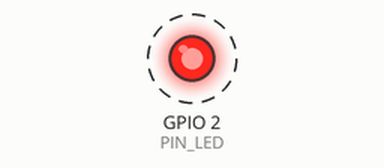
The program below on a simulated ESP32. On the bench: output pins drawn as LEDs (lit = HIGH). Dashed ring = blinking. What the program prints to the serial monitor is not drawn.

Above: at 0.2 s.
Timing chart, 0 to 3.0 s (numbered marks = the images above):
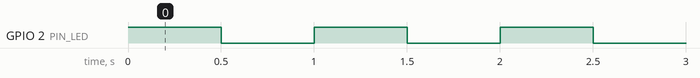

Measured:
- by itself, GPIO 2 (PIN_LED): alternates HIGH for 0.50 s and LOW for 0.50 s

The program:

main.cpp
```cpp
/*
 * Lógica no bloqueante con millis():
 * En cada vuelta de loop() se consulta el reloj actual (ahoraMs) sin usar delay().
 * Cada tarea guarda su última marca de tiempo y evalúa (ahoraMs - ultimaMarca >= intervalo)
 * para ejecutarse solo cuando vence su plazo. Así, el parpadeo del LED (500 ms) y
 * el uptime por Serial (2000 ms) corren en paralelo sin frenarse entre sí, y la resta
 * entre enteros sin signo evita fallos ante el desbordamiento de millis().
 */

#include <Arduino.h>

// Pines y comunicación serie
constexpr uint8_t PIN_LED = 2;
constexpr unsigned long SERIAL_BAUD = 115200;

// Intervalos y umbrales de tiempo (en milisegundos)
constexpr unsigned long INTERVALO_PARPADEO_MS = 500;
constexpr unsigned long INTERVALO_UPTIME_MS = 2000;
constexpr unsigned long MS_POR_SEGUNDO = 1000;

// Estado de las tareas no bloqueantes
bool ledEncendido = true;
unsigned long ultimoParpadeoMs = 0;
unsigned long ultimoUptimeMs = 0;

/**
 * Alterna el estado del LED cada INTERVALO_PARPADEO_MS sin bloquear el loop.
 */
void actualizarParpadeo(unsigned long ahoraMs) {
  if (ahoraMs - ultimoParpadeoMs >= INTERVALO_PARPADEO_MS) {
    // Sumar el intervalo fijo evita deriva acumulada entre ciclos
    ultimoParpadeoMs += INTERVALO_PARPADEO_MS;
    ledEncendido = !ledEncendido;
    digitalWrite(PIN_LED, ledEncendido ? HIGH : LOW);
  }
}

/**
 * Imprime por Serial el tiempo transcurrido desde el arranque cada INTERVALO_UPTIME_MS.
 */
void actualizarUptime(unsigned long ahoraMs) {
  if (ahoraMs - ultimoUptimeMs >= INTERVALO_UPTIME_MS) {
    ultimoUptimeMs += INTERVALO_UPTIME_MS;
    const unsigned long uptimeSegundos = ahoraMs / MS_POR_SEGUNDO;
    Serial.print("uptime: ");
    Serial.print(uptimeSegundos);
    Serial.println(" s");
  }
}

void setup() {
  pinMode(PIN_LED, OUTPUT);
  digitalWrite(PIN_LED, ledEncendido ? HIGH : LOW);

  Serial.begin(SERIAL_BAUD);
  Serial.println();
  Serial.println("Inicio - Ejercicio 1: Latido no bloqueante (ej1-parpadeo)");

  const unsigned long inicioMs = millis();
  ultimoParpadeoMs = inicioMs;
  ultimoUptimeMs = inicioMs;
}

void loop() {
  const unsigned long ahoraMs = millis();
  actualizarParpadeo(ahoraMs);
  actualizarUptime(ahoraMs);
}
```
